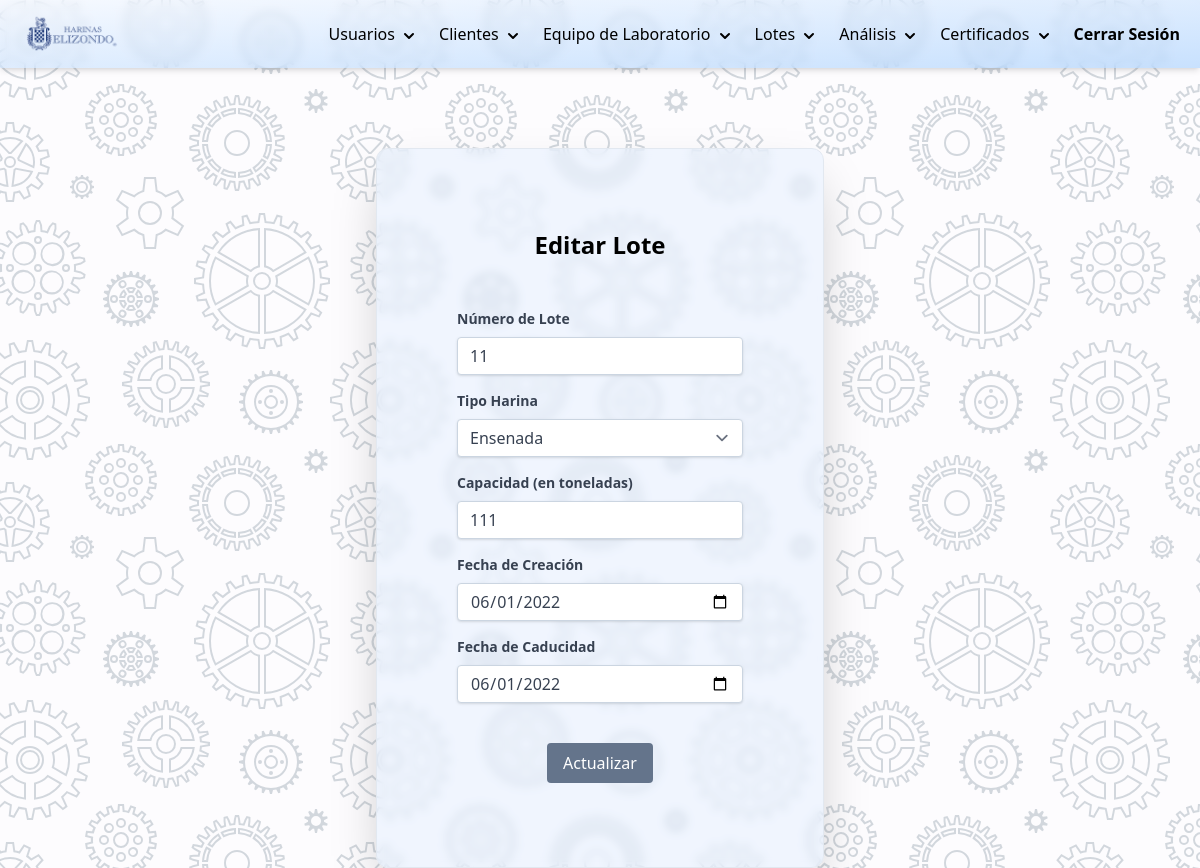
/php/editar-lote.php?i=11 (signed in), run on the app's committed database.
### tables this page shows
CREATE TABLE `lotes` (
  `id_lote` int(15) NOT NULL,
  `capacidad` int(11) DEFAULT NULL,
  `fecha_creacion` date DEFAULT NULL,
  `contenido` varchar(100) DEFAULT NULL,
  `fecha_caducidad` date DEFAULT NULL
);

### DB/controlarDB.php (called while the page is built, shortened)
<?php
function hacerConsulta(string $query){
    $con = mysqli_connect(HOST, USER, PASSWORD, DB);
    if (mysqli_connect_errno()) {
        return "Failed to connect to MySQL: " . mysqli_connect_error();
    }else{
        $result = mysqli_query($con, $query);
        $arreglo_de_resultados=[];
        while ($row = mysqli_fetch_array($result)):
            array_push($arreglo_de_resultados,$row);
        endwhile;
        return $arreglo_de_resultados;
    }
}

### php/editar-lote.php (the view, shortened to what this page needs)
<?php
    require_once("../DB/controlarDB.php");
    function test_input($data) {
        $data = trim($data);
        $data = stripslashes($data);
        $data = htmlspecialchars($data);
        return $data;
    }
    if ($_SERVER["REQUEST_METHOD"] == "GET") {
        $id=test_input($_GET['i']);
        $query_info_lote="SELECT * FROM lotes WHERE id_lote='$id'";
        $info_lote=hacerConsulta($query_info_lote)[0];
    }
?>
<!DOCTYPE html>
<html lang="es">
<head>
    <link rel="stylesheet" href="../styles.css">
    <link rel="stylesheet" href="../css/styles.css">
    <script src="https://cdn.tailwindcss.com"></script>
    <script src="https://cdn.tailwindcss.com?plugins=forms,typography,aspect-ratio,line-clamp"></script>
    <?php require_once("./navbar.php"); ?>
</head>
<body class="background">
    <div class="container mx-auto flex justify-center">
        <div class="flex flex-col p-20 gap-5 border border-slate-200 shadow-2xl bg-blue-100/40 backdrop-blur-sm mt-20 w-[28rem] overflow-y-auto h-[45rem] rounded-xl">
            <h1 class="text-2xl text-center font-bold mb-7">Editar Lote</h1>
            <form method="post" action="<?= htmlspecialchars($_SERVER["PHP_SELF"]);?>">
                <div class="mb-4">
                    <label for="numero de lote" class="block text-gray-700 text-sm font-bold mb-2">
                        Número de Lote
                    </label>
                    <input type="number" name="numeroLote" class="shadow appearance-none border border-slate-300 rounded w-full py-2 px-3 text-gray-700 leading-tight focus:outline-none focus:border-sky-500 focus:ring-1 focus:ring-sky-500" placeholder="004562" required value="<?= $info_lote['id_lote'] ?>" disabled>
                </div>
                <div class="mb-4">
                    <label for="tipo de harina" class="block text-gray-700 text-sm font-bold mb-2">
                        Tipo Harina
                    </label>
                    <select name="tipoHarina" class="shadow appearance-none border border-slate-300 rounded w-full py-2 px-3 text-gray-700 leading-tight focus:outline-none focus:border-sky-500 focus:ring-1 focus:ring-sky-500" required>
                        <option value="Ensenada" <?= $info_lote['contenido']=="Ensenada"?"selected":"" ?>>Ensenada</option>
                    </select>
                </div>
                <div class="mb-4">
                    <label for="capacidad" class="block text-gray-700 text-sm font-bold mb-2">
                        Capacidad (en toneladas)
                    </label>
                    <input type="number" name="capacidad" class="shadow appearance-none border border-slate-300 rounded w-full py-2 px-3 text-gray-700 leading-tight focus:outline-none focus:border-sky-500 focus:ring-1 focus:ring-sky-500" placeholder="100" required value="<?= $info_lote['capacidad'] ?>">
                </div>
                <div class="mb-4">
                    <label for="fecha de creacion" class="block text-gray-700 text-sm font-bold mb-2">
                        Fecha de Creación
                    </label>
                    <input type="date" name="fechaCreacion" class="shadow appearance-none border border-slate-300 rounded w-full py-2 px-3 text-gray-700 leading-tight focus:outline-none focus:border-sky-500 focus:ring-1 focus:ring-sky-500" required value="<?= $info_lote['fecha_creacion'] ?>">
                </div>
                <div class="mb-4">
                    <label for="fecha de caducidad" class="block text-gray-700 text-sm font-bold mb-2">
                        Fecha de Caducidad
                    </label>
                    <input type="date" name="fechaCaducidad" class="shadow appearance-none border border-slate-300 rounded w-full py-2 px-3 text-gray-700 leading-tight focus:outline-none focus:border-sky-500 focus:ring-1 focus:ring-sky-500" required value="<?= $info_lote['fecha_caducidad'] ?>">
                </div>
                <div class="flex items-center justify-center mt-10">
                    <button type="submit" name="id" value="<?= $info_lote['id_lote'] ?>" class="bg-slate-500 hover:bg-psipeDarkGray text-white py-2 px-4 rounded focus:outline-none focus:shadow-outline">
                        Actualizar
                    </button>
                </div>
            </form>
        </div>
    </div>
</body>
</html>

### css/styles.css (style rules this page uses)
.background { background-color: #fdfcfe; }

### data on the page
lotes: numeroLote "11", tipoHarina "Ensenada", capacidad "111", fechaCreacion "06/01/2022", fechaCaducidad "06/01/2022"
